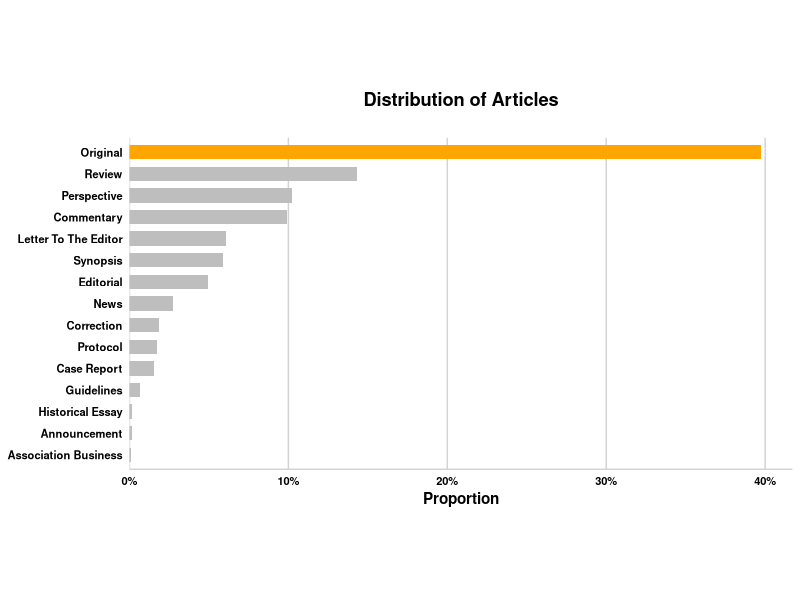
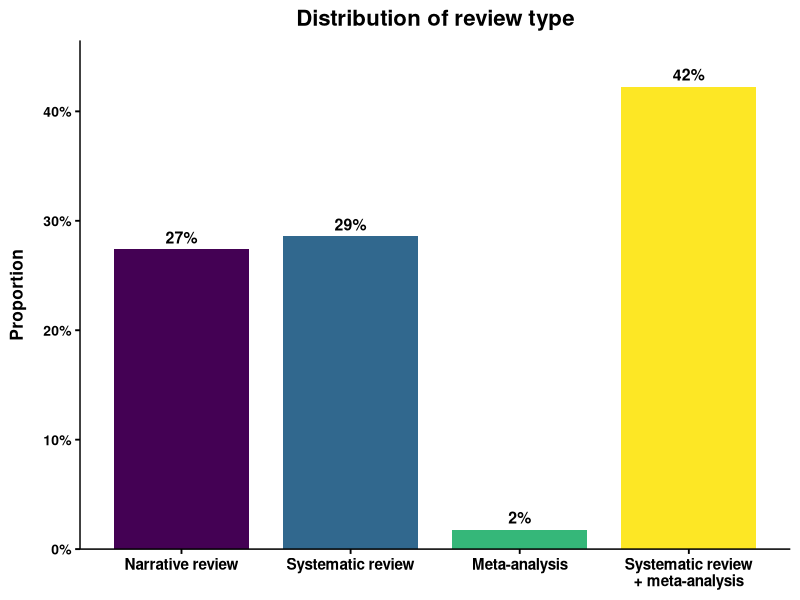
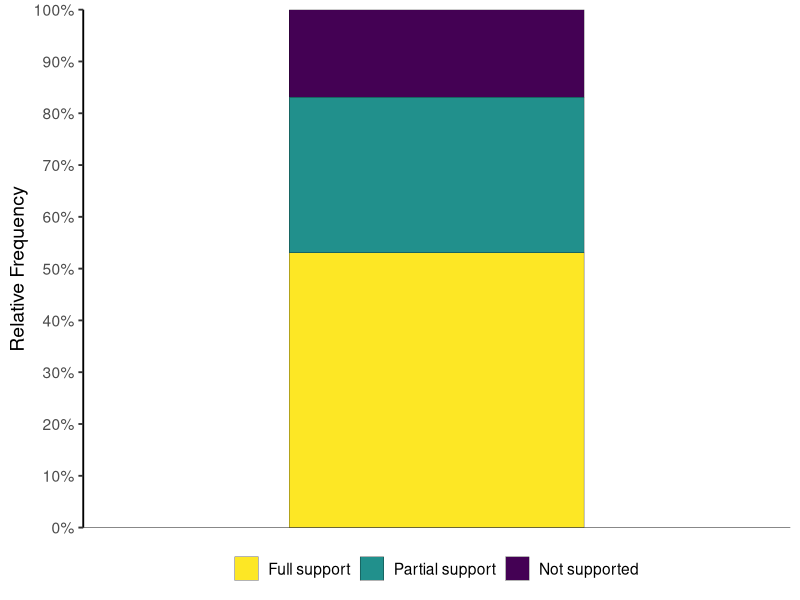
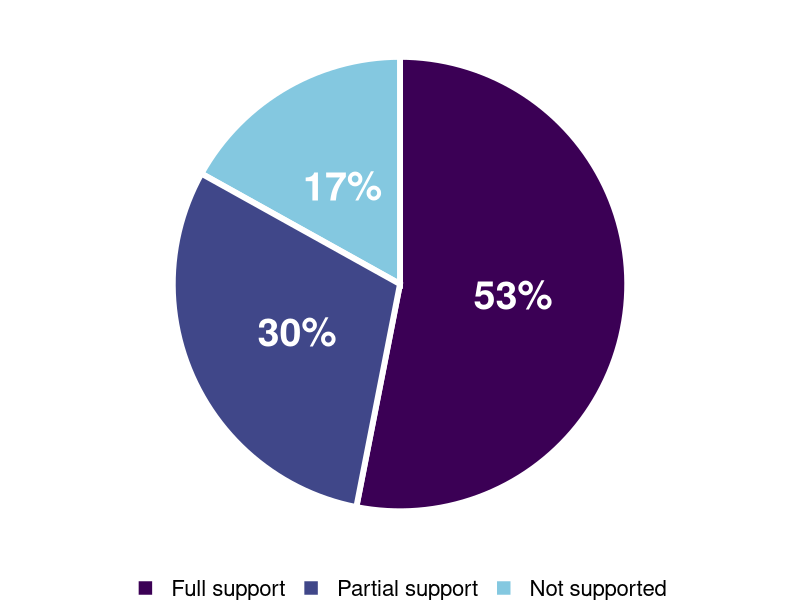
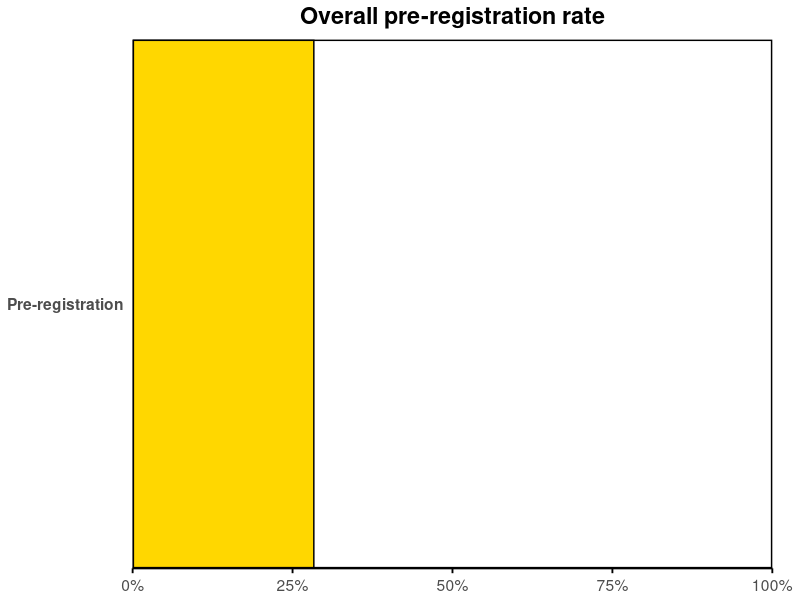
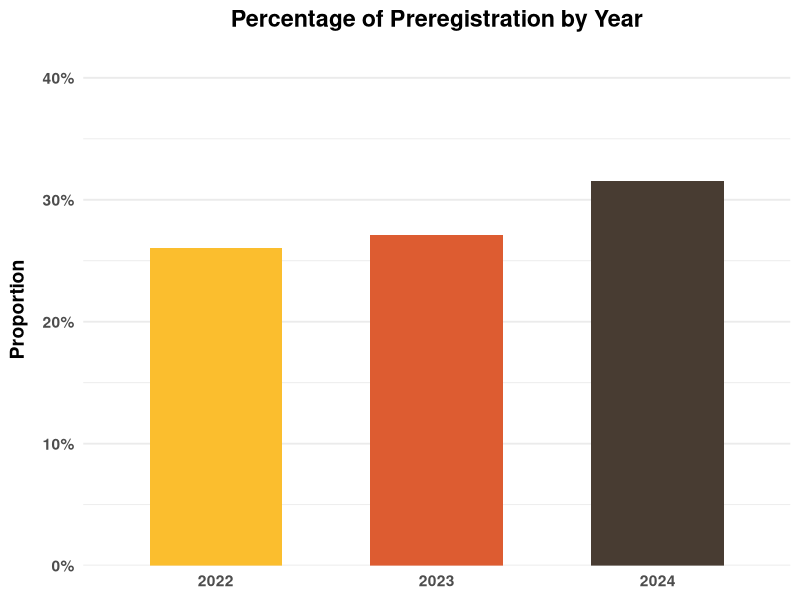
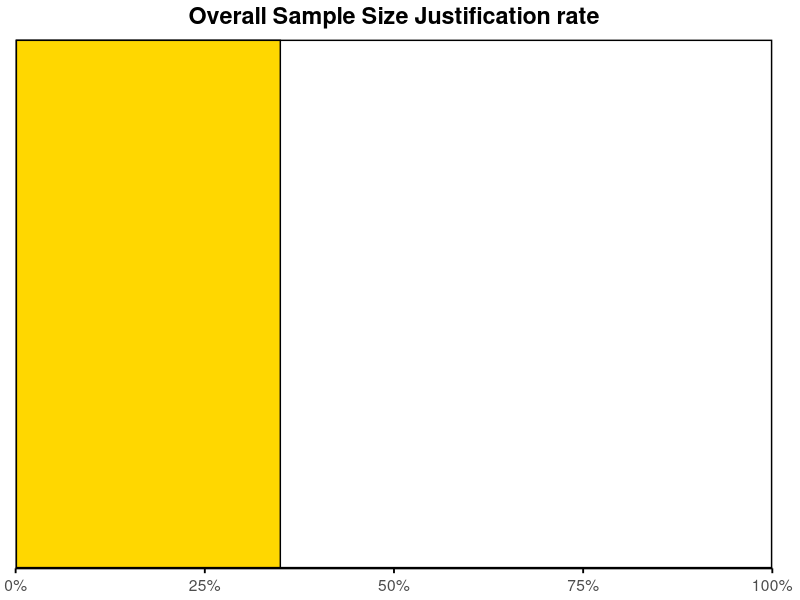
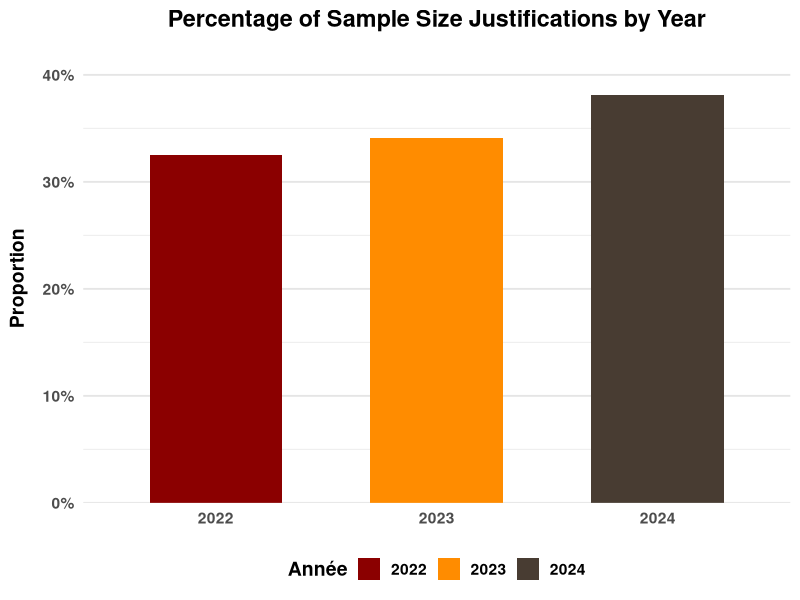

Write R code to recreate these figures, in order. (Note: this script raises an error after producing the figures.)
library(readxl)
library(ggplot2)
library(forcats)
library(dplyr)
library(scales)
library(stringr) 
library(purrr)
library(knitr)
library(tidyr)
library(writexl)

options(scipen = 999)

setwd() # SET YOUR WORKING DIRECTORY AS THE FOLDER WHERE YOU HAVE PUT THE "Analysis" FOLDER IN 

df<- read_excel("Analysis/PT Research Practices/PT-research practice validated.xlsx", sheet = "Data 2022+2023+2024")
View(df)

# ─────────────────────────────────────────────────────────────────────────────
#                 #### Define useful variable ####
# ─────────────────────────────────────────────────────────────────────────────
# Dataframe with only Original articles
val_orig <- df %>%
  filter(type == "Original")

# ─────────────────────────────────────────────────────────────────────────────
#                   #### Type of paper published ####
# ─────────────────────────────────────────────────────────────────────────────

# Settings to adjust
bar_height  <- 0.8  
bar_spacing <- 1.2   
aspect_ratio <- 0.5  

# check the unique values and their frequency of type
table(df$'type')

# Calculation of the distribution of article
data_counts <- df %>%
  count(type) %>%                      
  mutate(pct = n / sum(n)) %>%         
  arrange(pct) %>%                     
  mutate(
    type = factor(type, levels = type),
    highlight = ifelse(type == "Original", "Original", "Other"),
    y_pos = as.numeric(type) * bar_spacing
  )

# Plot data
plot_type_article <- ggplot(data_counts, aes(x = pct, y = y_pos, fill = highlight)) +
  geom_col(width = bar_height, orientation = "y") +
  scale_fill_manual(values = c(Original = "orange", Other = "grey"),
                    guide  = FALSE) +
  scale_x_continuous(
    breaks = seq(0, 0.5, by = 0.1),
    labels = percent_format(accuracy = 1),
    expand = expansion(mult = c(0, 0.05))
  ) +
  scale_y_continuous(
    breaks = data_counts$y_pos,
    labels = levels(data_counts$type),
    expand = expansion(add = bar_height / 2)
  ) +
  labs(
    title = "Distribution of Articles",
    x     = "Proportion",
    y     = NULL
  ) +
  theme_minimal() +
  theme(
    plot.title       = element_text(
      hjust   = 0.5,
      face    = "bold",
      margin  = margin(b = 20)  
    ),
    axis.line.x      = element_line(color = "lightgray"),
    panel.grid.major.x = element_line(color = "lightgray", size = 0.5),
    panel.grid.minor.x = element_blank(),
    panel.grid.major.y = element_blank(),
    panel.grid.minor.y = element_blank(),
    axis.title.x     = element_text(face = "bold"),
    axis.text.x      = element_text(size = 8, color = "black", face = "bold"),
    axis.text.y      = element_text(size = 8, color = "black", face = "bold"),
    aspect.ratio     = aspect_ratio,
  )
print(plot_type_article)

# ─────────────────────────────────────────────────────────────────────────────
#       #### Proportion of systematic review and meta analysis ####
# ─────────────────────────────────────────────────────────────────────────────

# check the unique values and their frequency 
table(df$`systematic review`)
table(df$`meta-analysis`)

# Settings to adjust
bar_height   <- 0.8  
bar_spacing  <- 1.2  
aspect_ratio <- 0.7  

# Filter review article
df_rev <- df %>% 
  filter(type == "Review")

# Calculation of the distribution of review type 
props_df <- df_rev %>%
  summarise(
    narrative     = mean(`systematic review` == "No"  & `meta-analysis` == "No",  na.rm = TRUE),
    sys_only      = mean(`systematic review` == "Yes" & `meta-analysis` == "No",  na.rm = TRUE),
    meta_only     = mean(`systematic review` == "No"  & `meta-analysis` == "Yes", na.rm = TRUE),
    sys_with_meta = mean(`systematic review` == "Yes" & `meta-analysis` == "Yes", na.rm = TRUE)
  ) %>%
  pivot_longer(
    cols = everything(),
    names_to = "review_type",
    values_to = "proportion"
  ) %>%
  mutate(
    review_type = recode(
      review_type,
      narrative     = "Narrative review",
      sys_only      = "Systematic review",
      meta_only     = "Meta-analysis",
      sys_with_meta = "Systematic review\n+ meta-analysis"
    ),
    review_type = factor(
      review_type,
      levels = c(
        "Narrative review",
        "Systematic review",
        "Meta-analysis",
        "Systematic review\n+ meta-analysis"
      )
    )
  )

# Display proportion table
print(props_df)

# Plot data
plot_review_distr <- ggplot(props_df, aes(
  x    = review_type,
  y    = proportion,
  fill = review_type
)) +
  geom_col(width = bar_height) +
  geom_text(aes(label = percent(proportion, accuracy = 1)),
            vjust = -0.5, size = 4, fontface = "bold") +
  scale_y_continuous(
    labels = percent_format(accuracy = 1),
    expand = expansion(mult = c(0, .1))
  ) +
  scale_fill_viridis_d(guide = FALSE) +
  labs(
    title = "Distribution of review type",
    x     = NULL,
    y     = "Proportion"
  ) +
  theme_minimal(base_size = 14) +
  theme(
    axis.line       = element_line(color = "#000000", linewidth = 0.5),
    axis.ticks      = element_line(color = "#000000"),
    axis.text.x     = element_text(size = 11, face = "bold", colour = "#000000"),
    axis.text.y     = element_text(size = 10, face = "bold", colour = "#000000"),
    axis.title.y    = element_text(size = 12.5, face = "bold", colour = "#000000", margin = margin(r = 12)),
    legend.position = "none",
    panel.grid.major = element_blank(),
    panel.grid.minor = element_blank(),
    plot.title      = element_text(hjust = 0.5, face = "bold", size = 16, colour = "#000000")
  )

plot_review_distr

# ─────────────────────────────────────────────────────────────────────────────
#                     #### Hypothesis test rate ####
# ─────────────────────────────────────────────────────────────────────────────

# check the unique values and their frequency 
table(val_orig$`hypo_tested`)

# Calculation of the number of original article that include hypothesis statement
tab_orig <- table(tolower(val_orig$hypo_tested), useNA = "no")
taux_yes <- tab_orig["yes"] / sum(tab_orig[c("yes","no")])
sprintf("Hypothesis test rate: %.1f%%", taux_yes * 100)


# ─────────────────────────────────────────────────────────────────────────────
#         #### Positive result rate & Level of hypothesis support ####
# ─────────────────────────────────────────────────────────────────────────────

# check the unique values and their frequency 
table(val_orig$support_hyp1)

# Calculation of distribution
df_support <- val_orig %>%
  mutate(
    support_clean = case_when(
      str_detect(support_hyp1, regex("full",    ignore_case = TRUE)) ~ "Full support",
      str_detect(support_hyp1, regex("partial", ignore_case = TRUE)) ~ "Partial support",
      str_detect(support_hyp1, regex("not",     ignore_case = TRUE)) ~ "Not supported",
      TRUE ~ NA_character_
    )
  ) %>%
  filter(!is.na(support_clean)) %>%
  count(support_clean) %>%
  mutate(pct = n / sum(n) * 100)

# Specify order on the chart 
levels_sup <- c("Full support", "Partial support", "Not supported")

# Plot bar chart
ggplot(df_support, aes(
  x    = factor(1),                                    
  y    = pct,                                          
  fill = factor(support_clean, levels = levels_sup)    
)) +
  geom_col(
    position = position_stack(reverse = TRUE),      
    width    = 0.5,
    color    = "black",
    size     = 0.1
  ) +
  scale_y_continuous(
    name   = "Relative Frequency",
    breaks = seq(0, 100, by = 10),
    labels = function(x) paste0(x, "%"),
    limits = c(0, 100),
    expand = c(0, 0)
  ) +
  scale_x_discrete(NULL, breaks = NULL) +
  geom_hline(yintercept = 0, color = "black", size = 0.3) +
  scale_fill_viridis_d(
    name   = NULL,    
    option = "D",     
    begin  = 1,     
    end    = 0,
  ) +
  theme_classic(base_size = 14) +
  theme(
    legend.position = "bottom",
    axis.line.x = element_blank()
  )

# Display value in %
df_support

# Plot pie chart
my_colors <- c(
  "Full support" = "#3B0055",   
  "Partial support" = "#404789",   
  "Not supported" = "#84C8E0"   
)

support_plot <- ggplot(df_support, aes(
  x    = factor(1),                                    
  y    = pct,                                          
  fill = factor(support_clean, levels = levels_sup)    
)) +
  geom_col(
    position = position_stack(reverse = TRUE),      
    width    = 1,
    color    = "white",
    size     = 2
  ) +
  coord_polar(theta = "y") +
  scale_fill_manual(
    values = my_colors,
    name   = NULL
  ) +
  geom_text(
    aes(label = paste0(round(pct), "%")), 
    position = position_stack(vjust = 0.5, reverse = TRUE),
    color = "white",
    fontface = "bold",
    size     = 10
  ) +
  theme_void(base_size = 20) +
  theme(
    legend.position = "bottom"
  )
print(support_plot)

# ─────────────────────────────────────────────────────────────────────────────
#                        #### Preregistration ####
# ─────────────────────────────────────────────────────────────────────────────

# check the unique values and their frequency 
table(df$prereg)

# Check the Websites used 
table(val_orig$prereg_link)

# ────────────────────────────    
       #### Overall ####
# ────────────────────────────

# Proportion of "Yes" among Original article
pct_yes <- df %>%
  filter(type == "Original", !is.na(prereg)) %>%
  summarise(p = sum(prereg == "Yes") / n()) %>%
  pull(p)

# Global rate
pct_global <- val_orig %>%
  summarise(p = sum(prereg == "Yes") / n()) %>%
  pull(p)
# Rate per year
pct_par_annee <- val_orig %>%
  group_by(year) %>%
  summarise(p = sum(prereg == "Yes") / n()) %>%
  arrange(year)
# Display
cat("Overall pre-registration rate : ",
    percent(pct_global, accuracy = 0.1), "\n\n",
    sep = "")

for(i in seq_len(nrow(pct_par_annee))) {
  cat("Pre-registration rate by year :\n")
  cat("  ", pct_par_annee$year[i], " : ",
      percent(pct_par_annee$p[i], accuracy = 0.1), "\n", sep = "")
}

# Plot data
plot_df <- tibble(
  Status = "Pre-registration",
  prop   = pct_yes
)

ggplot(plot_df, aes(x = prop, y = Status)) +
  geom_col(
    fill   = "gold",
    color  = "black",
    width  = 0.5
  ) +
  scale_x_continuous(
    limits = c(0, 1),
    expand = c(0, 0),
    labels = percent_format(accuracy = 1)
  ) +
  scale_y_discrete(expand = c(0, 0)) +
  labs(
    x     = NULL,
    y     = NULL,
    title = "Overall pre-registration rate"
  ) +
  theme_minimal(base_size = 14) +
  theme(
    panel.border     = element_rect(color = "black", fill = NA, size = 1),
    panel.grid       = element_blank(),
    axis.line.x      = element_line(),
    axis.ticks.x     = element_line(),
    axis.text.x      = element_text(vjust = 0.5),
    axis.text.y      = element_text(face = "bold"),
    plot.title       = element_text(hjust = 0.5, face = "bold"),
    plot.margin      = margin(5, 20, 5, 5)
  )

# ─────────────────────────────────────────
          #### By year ####
# ─────────────────────────────────────────

# Aggregation by year
prereg_summary_year <- df %>%
  filter(type == "Original") %>%
  group_by(year) %>%
  summarise(
    total   = n(),
    yes     = sum(tolower(prereg) == "yes"),
    .groups = "drop"
  ) %>%
  mutate(
    pct_yes = yes / total,
    year    = factor(year)
  )

# Plot the data
ggplot(prereg_summary_year, aes(x = year, y = pct_yes, fill = year)) +
  geom_col(width = 0.6) +
  scale_y_continuous(
    name   = "Proportion",
    labels = percent_format(accuracy = 1),
    limits = c(0, 0.4),
    expand = expansion(mult = c(0, 0.05))
  ) +
  scale_fill_manual(
    name   = "Année",
    values = c("2022" = "#FBBE2EFF",       
               "2023" = "#DD5C31FF",
               "2024" = "#483C32")
  ) +
  labs(
    x     = NULL,
    y     = NULL,
    title = "Percentage of Preregistration by Year"
  ) +
  theme_minimal(base_size = 14) +
  theme(
    plot.title         = element_text(hjust = 0.5, face = "bold", margin = margin(b = 15)),
    axis.text.x        = element_text(face = "bold"),
    axis.text.y        = element_text(face = "bold"),
    panel.grid.major.x = element_blank(),
    axis.title.y = element_text(
      margin = margin(r = 10),  
      face   = "bold"
    ),
    legend.position    = "none"
  )

# ─────────────────────────────────────────────────────────────────────────────
#                     #### Sample size justification ####
# ─────────────────────────────────────────────────────────────────────────────

# check the unique values and their frequency 
table(val_orig$n_justification)

# ────────────────────────────    
       #### Overall ####
# ────────────────────────────

# Proportion of "Yes" among Original article
pct_yes_justif <- val_orig %>%
  summarise(p = sum(n_justification == "Yes") / n()) %>%
  pull(p)

# Sample size justification rate
# Global rate
pct_global_nj <- val_orig  %>%
  summarise(p = sum(n_justification == "Yes") / n()) %>%
  pull(p)

# Rate per year
pct_par_annee_nj <- val_orig  %>%
  group_by(year) %>%
  summarise(p = sum(n_justification == "Yes") / n()) %>%
  arrange(year)

# Display
cat("Overall sample size justification rate : ",
    percent(pct_global_nj, accuracy = 0.1), "\n\n", sep = "")

for(i in seq_len(nrow(pct_par_annee_nj))) {
  cat("Sample size justification rate by year :\n")
  cat("  ", pct_par_annee_nj$year[i], " : ",
      percent(pct_par_annee_nj$p[i], accuracy = 0.1), "\n", sep = "")
}

# Plot data
plot_df_nj <- tibble(
  Status = "",
  prop   = pct_yes_justif
)

ggplot(plot_df_nj, aes(x = prop, y = Status)) +
  geom_col(
    fill   = "gold",
    color  = "black",
    width  = 0.5
  ) +
  scale_x_continuous(
    limits = c(0, 1),
    expand = c(0, 0),
    labels = percent_format(accuracy = 1)
  ) +
  scale_y_discrete(expand = c(0, 0)) +
  labs(
    x     = NULL,
    y     = NULL,
    title = "Overall Sample Size Justification rate"
  ) +
  theme_minimal(base_size = 14) +
  theme(
    panel.border       = element_rect(color = "black", fill = NA, size = 1),
    panel.grid         = element_blank(),
    axis.line.x        = element_line(),
    axis.ticks.x       = element_line(),
    axis.text.x        = element_text(vjust = 0.5),
    axis.text.y        = element_text(face = "bold"),
    plot.title         = element_text(hjust = 0.5, face = "bold"),
    plot.margin        = margin(5, 20, 5, 5)
  )

# ─────────────────────────────────────────
              #### By year ####
# ─────────────────────────────────────────
# Aggregation by year
justif_summary_year <- df %>%
  filter(type == "Original", !is.na(n_justification)) %>%
  group_by(year) %>%
  summarise(
    total = n(),
    yes   = sum(tolower(n_justification) == "yes"),
    .groups = "drop"
  ) %>%
  mutate(pct_yes = yes / total,
         year = factor(year))

# Plot the data
ggplot(justif_summary_year, aes(x = year, y = pct_yes, fill = year)) +
  geom_col(width = 0.6) +
  scale_y_continuous(
    name   = "Proportion",
    labels = percent_format(accuracy = 1),
    breaks = seq(0, 0.8, by = 0.1),
    limits = c(0, 0.4),
    expand = expansion(mult = c(0, 0.05))
  ) +
  scale_fill_manual(
    name   = "Année",
    values = c("2022" = "darkred",
               "2023" = "darkorange",
               "2024" = "#483C32")
  ) +
  labs(
    x     = NULL,
    title = "Percentage of Sample Size Justifications by Year"
  ) +
  theme_minimal(base_size = 14) +
  theme(
    plot.title       = element_text(hjust = 0.5, face = "bold", margin = margin(b = 15)),
    axis.text.x      = element_text(face = "bold"),
    axis.text.y      = element_text(face = "bold"),
    axis.title.y     = element_text(face = "bold", margin = margin(r = 10)),
    panel.grid.major.x = element_blank(),
    panel.grid.minor.x = element_blank(),
    panel.grid.major.y = element_line(color = "grey90"),
    legend.position  = "bottom",
    legend.title     = element_text(face = "bold"),
    legend.text      = element_text(face = "bold")
  )


# ───────────────────────────────────  
      #### Justification type ####
# ───────────────────────────────────
# check the unique values and their frequency 
table(val_orig$justification_type)

pie_data <- val_orig %>%
  filter(n_justification == "Yes") %>%
  count(justification_type) %>%
  mutate(
    justification_type = factor(
      justification_type,
      levels = c("Previous Study", "Pilot Study", "Benchmark")
    ),
    prop  = n / sum(n),
    label = scales::percent(prop)
  )

n_just_plot <- ggplot(data = pie_data, aes(x = "", y = prop, fill = justification_type)) +
  geom_col(width = 1, color = "white", size = 2) +
  coord_polar(theta = "y", direction = -1) +
  geom_text(aes(label = label), 
            position = position_stack(vjust = 0.5),
            color = "black", fontface = "bold", size = 8) +
  scale_fill_manual(
    name = NULL,
    values = c(
      "Pilot Study"         = "#C2DB1C",
      "Previous Study"     = "#9CD94C",
      "Benchmark"           = "#FFE631" 
          )
  ) +
  theme_void() +
  theme(
    legend.position = "bottom",
    legend.text     = element_text(size = 20),
    legend.title    = element_text(size = 13, face = "bold")
  )

plot(n_just_plot)

pie_data

# ─────────────────────────────────────────────────────────────────────────────
#  #### Distribution of n_justification by type of hypothesis support ####
# ─────────────────────────────────────────────────────────────────────────────

# Calculation of distribution
pct_support_nj <- val_orig %>%
  filter(
    hypo_tested   == "Yes",
    !is.na(n_justification),
    !is.na(support_hyp1),
  ) %>%
  filter(!is.na(support_hyp1)) %>%
  group_by(support_hyp1) %>%
  summarise(
    total   = n(),
    yes     = sum(tolower(n_justification) == "yes"),
    pct_yes = yes / total,
    .groups = "drop"
  ) %>%
  mutate(
    support_hyp1 = factor(
      support_hyp1,
      levels = c("Full support", "Partial support", "Not supported")
    )
  )
pct_support_nj

# Set the color
couleurs_support <- c(
  "Full support" = "#3B0055",   
  "Partial support" = "#404789",   
  "Not supported" = "#84C8E0"   
)

# Display
for(i in seq_len(nrow(pct_support_nj))) {
  cat("Percentage of sample size justification :\n")
  cat(
    sprintf("  %s : %s\n",
            levels(pct_support_nj$support_hyp1)[i],
            percent(pct_support_nj$pct_yes[i], accuracy = 0.1))
  )
}

# Plot the data
plot_just_by_support <- ggplot(pct_support_nj,
       aes(x = support_hyp1, y = pct_yes, fill = support_hyp1)) +
  geom_col(color = "black", width = 0.7) +       
  scale_x_discrete(drop = TRUE) +
  scale_y_continuous(
    labels = percent_format(accuracy = 1),
    expand = c(0, 0)
  ) +
  scale_fill_manual(
    values = couleurs_support,
    guide  = FALSE
  ) +
  labs(
    x     = NULL,
    y     = "Sample size justification",
    title = "Proportion of sample size justification by type of hypothesis support"
  ) +
  theme_minimal(base_size = 14) +
  theme(
    panel.border       = element_blank(),                
    panel.grid.major.y = element_blank(), 
    panel.grid.major.x = element_blank(),
     panel.grid.minor   = element_blank(),
    axis.line.x        = element_line(color = "black"),  
    axis.line.y        = element_line(color = "black"),
    axis.text.x     = element_text(color = "#000000", face = "bold"),
    axis.title.y     = element_text(face = "bold", color = "#000000", size = 16, margin = margin(r = 15)),
    axis.text.y     = element_text(size = 10, color = "#000000", face = "bold"),
    plot.title         = element_text(hjust = 0.5, face = "bold", margin = margin(b = 15))
  )

# ─────────────────────────────────────────────────────────────────────────────
#                     #### n across topic table ####
# ─────────────────────────────────────────────────────────────────────────────

# Adding topic names
topic_map <- tibble::tibble(
  category = 1:25,
  topic    = c(
    "Acute Care", "Balance Falls", "Cardiovascular Pulmonary", "Covid", "Diabetes",
    "Education", "Geriatrics", "Health Policy", "Implementation Science",
    "Integumentary", "Knowledge Translation", "LEAP", "Measurement",
    "Musculoskeletal", "Neurology", "Obesity", "Oncology", "Pain Management",
    "Pediatrics", "Pharmacology", "Prevention and Health Promotion",
    "Professional Issues", "Psychosocial", "Women Health", "Other"
  )
)

# Filter original article
df_orig <- df %>%
  left_join(topic_map, by = "category") %>%
  filter(type == "Original", topic != "Other") %>%
  mutate(across(c(n, women, men), ~ {
    x <- str_trim(as.character(.))             
    x[x %in% c("", "NA", "N/A", "na", "n/a")] <- NA  
    suppressWarnings(as.numeric(x))            
  }))

# Summary of information by topic 
  summary_by_topic <- df_orig %>%
  group_by(topic) %>%
  summarise(
    k         = n(),  
    Median      = median(n, na.rm = TRUE),
    SD        = sd(n, na.rm = TRUE),
    Min.      = min(n, na.rm = TRUE),
    Max.      = max(n, na.rm = TRUE),
    `% Women` = sum(women, na.rm = TRUE) / sum(n[!is.na(women)], na.rm = TRUE) * 100,
    `% Men`   = sum(men, na.rm = TRUE) / sum(n[!is.na(men)], na.rm = TRUE) * 100,
    .groups   = "drop"
  )

# Adding a Total line 
  total_row <- df_orig %>%
    summarise(
      topic = "Total",
      k     = n(),
      Median  = median(n, na.rm = TRUE),
      SD    = sd(n,   na.rm = TRUE),
      Min.  = min(n,  na.rm = TRUE),
      Max.  = max(n,  na.rm = TRUE),
      
      `% Women` = {
        df_gender <- df_orig %>% filter(topic != "Women Health")
        sum(df_gender$women, na.rm = TRUE) / sum(df_gender$n[!is.na(df_gender$women)], na.rm = TRUE) * 100
      },
      
      `% Men` = {
        df_gender <- df_orig %>% filter(topic != "Women Health")
        sum(df_gender$men, na.rm = TRUE) / sum(df_gender$n[!is.na(df_gender$men)], na.rm = TRUE) * 100
      }
    )

# Table creation
final_table <- bind_rows(summary_by_topic, total_row) %>%
  mutate(across(c(Median, SD, Min., Max., `% Women`, `% Men`), ~ round(.x, 1)))

kable(
  final_table,
  col.names = c("Topic", "k", "Median", "SD", "Min.", "Max.", "% Women", "% Men"),
  align     = c("l", rep("r", 7))
)

# Table exportation
write_xlsx(final_table,
           path = "...") # REPLACE BY YOUR PATH

# ─────────────────────────────────────────────────────────────────────────────
#               #### Sex distribution by research category ####
# ─────────────────────────────────────────────────────────────────────────────
# Convert Sex columns to long format and exclude women health
plot_data <- summary_by_topic %>%
  filter(topic != "Women Health") %>%
  pivot_longer(cols = c(`% Women`, `% Men`), 
               names_to = "Sex", 
               values_to = "Percentage") %>%
  mutate(Sex = factor(Sex, levels = c("% Women", "% Men")))

# Plot the data
sex_data <-  ggplot(plot_data, aes(x = topic, y = Percentage / 100, fill = Sex)) +
  geom_col(position = position_dodge(width = 0.7), width = 0.6, color = "black", size = 0.2) +
  scale_fill_manual(
    values = c("% Women" = "#D0F000", "% Men" = "#203174"),
    labels = c("Female", "Male")
  ) +
  scale_y_continuous(
    labels = percent_format(accuracy = 1),
    limits = c(0, 0.8),
    expand = expansion(mult = c(0, 0.05))
  ) +
  labs(
    x     = NULL,
    y     = "Participants",
    title = "Sex Distribution by Research Topic"
  ) +
  theme_minimal(base_size = 13) +
  theme(
    panel.grid.major.x = element_blank(),    
    axis.line.x        = element_line(color = "#000000"),     
    axis.ticks.x       = element_line(color = "#000000"),
    axis.text.x     = element_text(angle = 40, color = "#000000", face = "bold", hjust = 1),
    axis.title.y     = element_text(face = "bold", color = "#000000", size = 16),
    axis.text.y     = element_text(size = 10, color = "#000000", face = "bold"),
    plot.title      = element_text(hjust = 0.5, face = "bold"),
    legend.title    = element_blank(),
    legend.text      = element_text(face = "bold"),
    legend.position = "bottom"
  )

plot(sex_data)

# ─────────────────────────────────────────────────────────────────────────────
#              #### Hypothesis testing & Support by category ####
# ─────────────────────────────────────────────────────────────────────────────

# Remove "Other" category and filter by Original article's categories  
topic_map2 <- topic_map %>%
  slice(-25) %>%
  filter(category %in% (df %>% 
                          filter(type == "Original") %>% 
                          pull(category)
  )
  )

# Label construction
df2 <- val_orig %>%
  inner_join(topic_map2, by = "category") %>%
  mutate(
    topic_label = factor(
      topic,
      levels = topic_map2 %>%
        arrange(category) %>%
        pull(topic)
    )
  ) %>%
  filter(!is.na(topic_label))


# Chart A: Hypothesis tested
p1_counts <- df2 %>%
  count(topic_label, hypo_tested) %>%
  group_by(topic_label) %>%
  mutate(
    freq = n / sum(n),
    percent = freq * 100,
    total_n = sum(n)             
  ) %>%
  ungroup()

labels_with_n <- p1_counts %>%
  distinct(topic_label, total_n) %>%
  mutate(label = paste0(topic_label, " (k = ", total_n, ")")) %>%
  arrange(topic_label)

p1 <- ggplot(p1_counts, aes(x = topic_label, y = freq, fill = hypo_tested)) +
  geom_col(position = "fill", width = 0.7) +
  coord_flip() +
  scale_y_continuous(
    labels = scales::percent_format(accuracy = 1),
    expand = c(0, 0),                
    breaks = seq(0, 1, 0.25)         
  ) +
  scale_x_discrete(labels = labels_with_n$label) +
  scale_fill_manual(
    values = c("Yes" = "#3B0055", "No" = "#9D9D9D"),
    labels = c("Yes" = "Hypothesis", "No" = "No hypothesis"),
    name = NULL,
    guide  = guide_legend(reverse = TRUE) 
  ) +
  labs(x = NULL, y = NULL) +
  theme_minimal(base_size = 14) +
  theme(
    panel.grid.major.y = element_blank(),
    panel.grid.minor.y = element_blank(),
    axis.line.y = element_line(color = "black"),     
    axis.ticks.y = element_line(color = "black"),    
    axis.text.y  = element_text(size = 9, face = "bold", color = "black"),
    axis.text.x = element_text(face = "bold", color = "black"),
    axis.title.y = element_text(color = "black", size = 13, face = "bold"),
    axis.title.x = element_text(color = "black", size = 13, face = "bold"),
    legend.position = "bottom",
    legend.text  = element_text(size = 12, color = "black", face = "bold")
  )

print(p1)

# Chart B : Hypothesis support (Full / Partial / Not)
totals_p1 <- p1_counts %>%
  group_by(topic_label) %>%
  summarise(total_all = sum(n), .groups = "drop")

labels_with_n <- totals_p1 %>%
  mutate(label = paste0(topic_label, " (k = ", total_all, ")"))

p2_counts <- df2 %>%
  filter(hypo_tested == "Yes") %>%
  count(topic_label, support_hyp1) %>%
  group_by(topic_label) %>%
  mutate(freq = n / sum(n)) %>%
  ungroup() %>%
  mutate(
    support_hyp1 = factor(
      support_hyp1,
      levels = c("Full support", "Partial support", "Not supported")
    )
  ) %>%
  left_join(totals_p1, by = "topic_label")

lab_map <- setNames(labels_with_n$label, labels_with_n$topic_label)

p2 <- ggplot(p2_counts, aes(x = topic_label, y = freq, fill = support_hyp1)) +
  geom_col(position = position_fill(reverse = TRUE), width = 0.7) +
  coord_flip() +
  scale_y_continuous(
    labels = percent_format(accuracy = 1),
    expand = c(0, 0),
    breaks = seq(0, 1, 0.25)
  ) +
  scale_x_discrete(labels = lab_map) +
  scale_fill_manual(
    values = c(
      "Full support"    = "#3B0055",
      "Partial support" = "#406199",
      "Not supported"   = "#84C8E0" 
    ),
    name = NULL
  ) +
  labs(x = NULL, y = NULL) +
  theme_minimal(base_size = 14) +
  theme(
    panel.grid.major.y = element_blank(),
    panel.grid.minor.y = element_blank(),
    axis.line.y  = element_line(color = "black"),
    axis.ticks.y = element_line(color = "black"),
    axis.text.y  = element_text(size = 9, face = "bold", color = "black"),
    axis.text.x = element_text(face = "bold", color = "black"),
    axis.title.y = element_text(color = "black", size = 13, face = "bold"),
    legend.position = "bottom",
    legend.text  = element_text(size = 12, color = "black", face = "bold")
  )


print(p2)

# ─────────────────────────────────────────────────────────────────────────────
#                         #### Effect size ####
# ─────────────────────────────────────────────────────────────────────────────

# Overall reported effect size 
summary_yes <- df_quant %>%
  summarise(
    total       = n(),
    yes_count   = sum(effect_size == "Yes", na.rm = TRUE),
    prop_yes    = yes_count / total
  )
summary_yes %>%
  mutate(prop_yes = percent(prop_yes, accuracy = 0.1))


# ─────────────────────────────────────────────────────────────────────────────
#                  #### Statistical reporting ####
# ─────────────────────────────────────────────────────────────────────────────

# df_quant excludes qualitative studies
# check the unique values of sig_test and their frequency 
table(df_quant$sig_test)
table(df_quant$pval_type)
table(df_quant$pval_type)

# Proportion of quantitative original article with a hypothesis 
df_quant %>%
  summarise(
    n_total = n(),
    n_yes   = sum(hypo_tested == "Yes", na.rm = TRUE),
    prop_yes = mean(hypo_tested == "Yes", na.rm = TRUE),
    perc_yes = 100 * prop_yes
  )

# Proportion of positive results for quantitative original articles with a hypothesis
df_quant %>%
  filter(
    hypo_tested == "Yes",             
    !is.na(support_hyp1)              
  ) %>%
  count(support_hyp1) %>%
  mutate(
    proportion = n / sum(n),
    pourcentage = proportion * 100
  )

# Proportion of quantitative original article using significance testing 
df_quant %>%
  summarise(
    prop_yes = mean(sig_test == "Yes"),      
    perc_yes = mean(sig_test == "Yes") * 100  
  )

# Proportion of quantitative original article without hypothesis stated using sig testing
df_quant %>%
  filter(hypo_tested == "No") %>%
  summarise(
    prop_yes = mean(sig_test == "Yes"),       
    perc_yes = mean(sig_test == "Yes") * 100   
  )

# Proportion of pvalue type: exact, relative, mix of original article using significance testing
df_props <- df_quant %>%
  filter(
    sig_test == "Yes",
    !is.na(pval_type),
    pval_type %in% c("Exact", "Relative", "Mix")
  )

total_yes <- nrow(df_props)


df_props <- df_props %>%
  count(pval_type) %>%
  mutate(
    proportion = n / total_yes,
    pval_type = factor(pval_type, levels = c("Exact", "Relative", "Mix"))
  )

df_props

# Plot the data
plot_pval_type <- ggplot(df_props, aes(x = pval_type, y = proportion, fill = pval_type)) +
  geom_col(width = 0.6) +
  scale_fill_viridis_d(option = "D", name = "pval_type") +
  geom_text(aes(label = percent(proportion, accuracy = 1)),
            vjust = -0.5, size = 4, fontface = "bold") +
  scale_y_continuous(
    labels = percent_format(accuracy = 1),
    expand = expansion(mult = c(0, .1))
  ) +
  labs(
    x     = NULL,
    y     = "Proportion",
    title = "Distribution of pvalue types"
  ) +
  theme_minimal(base_size = 14) +
  theme(
    axis.line       = element_line(color = "#000000", linewidth = 0.5),
    axis.ticks      = element_line(color = "#000000"),
    axis.text.x     = element_text(size = 11, face = "bold", colour = "#000000"),
    axis.text.y     = element_text(size = 10, face = "bold", colour = "#000000"),
    axis.title.y    = element_text(size = 12.5, face = "bold", colour = "#000000", margin = margin(r = 12)),
    legend.position = "none",
    panel.grid.major = element_blank(),
    panel.grid.minor = element_blank(),
    plot.title      = element_text(hjust = 0.5, face = "bold", size = 16, colour = "#000000")
  )

plot_pval_type

# ─────────────────────────────────────────────────────────────────────────────
#                      #### Data Sharing ####
# ─────────────────────────────────────────────────────────────────────────────

# ─────────────────────────────────────────────────────────────
      #### Data availability statement ####
# ─────────────────────────────────────────────────────────────

# check the unique values and their frequency 
table(val_orig$data_state)

# Calculation of the proportion among original articles
avail <- val_orig %>%
  summarise(
    total       = n(),                               
    yes_count   = sum(tolower(data_state) == "yes"), 
    proportion  = yes_count / total                  
  )

print(avail)

# ─────────────────────────────────
       #### Open data ####
# ─────────────────────────────────

# check the unique values and their frequency 
table(val_orig$open_data)

# Calculation of overall open data proportion
open_data <- val_orig %>%
  filter(!is.na(open_data)) %>%                             
  summarise(
    total      = n(),                                       
    yes_count  = sum(tolower(open_data) == "yes"),          
    proportion = yes_count / total                          
  )

open_data

# Calculation of the proportion among original articles by year
open_data_year <- val_orig %>%
  filter(!is.na(open_data)) %>%                             
  group_by(year) %>%                                        
  summarise(
    total      = n(),                                       
    yes_count  = sum(tolower(open_data) == "yes"),          
    proportion = yes_count / total                          
  ) %>%
  ungroup()

# Plot the data
ggplot(open_data_year, aes(
  x    = factor(year),
  y    = proportion,
  fill = factor(year)                                     
)) +
  geom_col(color = "black", size = 0.2, width = 0.6) +        
  scale_fill_viridis_d(option = "D", name = "Année") +       
  scale_y_continuous(
    labels = percent_format(accuracy = 1),
    limits = c(0, 0.2),
    expand = expansion(c(0, 0.05))
  ) +
  labs(
    title = "Proportion of Open Data by year",
    x     = "Year",
    y     = "Proportion"
  ) +
  theme_minimal(base_size = 14) +
  theme(
    panel.grid.major.x = element_blank(),    
    panel.grid.minor.x = element_blank(),    
    axis.title.x        = element_text(face = "bold"),
    axis.text.x        = element_text(face = "bold"),
    axis.title.y        = element_text(face = "bold"),
    legend.position    = "none",
    plot.title         = element_text(hjust = 0.5, face = "bold", margin = margin(b = 10))
  )

résumé_data

# ─────────────────────────────────────────────────────────────────────────────
#                           #### Preprint ####
# ─────────────────────────────────────────────────────────────────────────────

# check the unique values and their frequency 
table(val_orig$preprint)

# Calculation of preprint proportion 
preprint <- val_orig %>%
  filter(!is.na(preprint)) %>%                            
  summarise(
    total             = n(),                              
    yes_preprint      = sum(tolower(preprint) == "yes"),  
    prop_yes_preprint = yes_preprint / total              
  )

print(preprint)

# ─────────────────────────────────────────────────────────────────────────────
#    #### Days elapsed between preprint and final publication ####
# ─────────────────────────────────────────────────────────────────────────────

days <- as.numeric(val_orig$`days from preprint`[val_orig$preprint == "Yes"],
                   units = "days")

mean_days <- mean(days, na.rm = TRUE)
sd_days   <- sd(days,   na.rm = TRUE)
n         <- sum(!is.na(days))

cat(sprintf("Preprint → publication : mean = %.1f days, SD = %.1f (n = %d)\n",
            mean_days, sd_days, n))

# ─────────────────────────────────────────────────────────────────────────────
#                  #### Average publication delay ####
# ─────────────────────────────────────────────────────────────────────────────
# Conversion into days and filtering of NA
val_orig3 <- val_orig %>%
  mutate(
    days = as.numeric(`days from submission`, units = "days")
  ) %>%
  filter(!is.na(days))


# Overall mean and standard deviation
overall_stats <- val_orig3 %>%
  summarise(
    avg_days = mean(days, na.rm = TRUE),
    sd_days  = sd(days,   na.rm = TRUE)
  )

# Display
cat("Average overall publication time:", round(overall_stats$avg_days, 1), "days\n")
cat("Standard deviation:", round(overall_stats$sd_days, 1), "days\n")


# ─────────────────────────────────────────────────────────────────────────────
#                  #### Summary figure ####
# ─────────────────────────────────────────────────────────────────────────────

# Add the combined variable "data_upon_request"
val_mod <- val_orig %>%
  mutate(
    data_upon_request = ifelse(
      data_state == "Yes" & open_data != "Yes", "Yes", "No"
    )
  )

practice_cols <- c(
  "data_upon_request",       
  "open_data", 
  "replication", 
  "preprint",
  "registered_report",
  "prereg", 
  "n_justification", 
  "hypo_tested"
)

df_long <- val_mod %>%
  select(any_of(practice_cols)) %>%
  pivot_longer(cols = everything(), names_to = "Practice", values_to = "Response") %>%
  mutate(yes = ifelse(tolower(Response) == "yes", 1, 0)) %>%
  group_by(Practice) %>%
  summarise(n = sum(yes)) %>%
  mutate(Proportion = n / nrow(val_mod))

# Add missing categories (set to 0 if absent)
expected_practices <- tibble(Practice = practice_cols)
df_long <- expected_practices %>%
  left_join(df_long, by = "Practice") %>%
  mutate(
    n = replace_na(n, 0),
    Proportion = replace_na(Proportion, 0)
  )

# Create formatted labels
df_long <- df_long %>%
  mutate(
    Practice_label = factor(Practice,
                            levels = practice_cols,
                            labels = c(
                              "Data\nupon request",        
                              "Open data",
                              "Replication",
                              "Preprint",
                              "Registered\nreport",
                              "Pre-registration",
                              "Sample size\njustification",
                              "Hypotheses"
                            )
    ),
    Percent = paste0(round(Proportion * 100), "%")
  )

# Plot data
plot_sum <- ggplot(df_long, aes(x = Practice_label, y = Proportion, fill = Practice_label)) +
  geom_col(width = 0.7) +
  geom_text(aes(label = Percent), vjust = -0.5, fontface = "bold", size = 6, color = "black") +
  scale_y_continuous(
    labels = scales::percent_format(accuracy = 1),
    limits = c(0, 0.4),
    breaks = seq(0, 0.5, by = 0.25),
    expand = expansion(mult = c(0, 0.05))
  ) +
  scale_fill_manual(values = c(
    "Data\nupon request"            = "#2c5d9f",
    "Open data"                     = "#177199",
    "Replication"                   = "#999999",
    "Preprint"                      = "#555555",
    "Registered\nreport"            = "#777777",
    "Pre-registration"              = "#1AA2A3",
    "Sample size\njustification"    = "#9CD94C",
    "Hypotheses"                    = "#3B0A4F"
  )) +
  labs(
    x = NULL,
    y = "Original articles",
    title = "Research Practices"
  ) +
  theme_classic(base_size = 14) +
  theme(
    axis.line       = element_line(color = "#000000", size = 0.5),
    axis.ticks      = element_line(color = "#000000"),
    axis.text.x     = element_text(size = 12, face = "bold", colour = "#000000"),
    axis.text.y     = element_text(size = 10, face = "bold", colour = "#000000"),
    axis.title.y    = element_text(size = 13.5, face = "bold", colour = "#000000", margin = margin(r = 12)),
    legend.position = "none",
    panel.grid.major = element_blank(),
    panel.grid.minor = element_blank(),
    plot.title      = element_text(hjust = 0.5, face = "bold", size = 16, colour = "#000000")
  )

print(plot_sum)

ggsave("C:/Users/franc/OneDrive - University of Ottawa/Doctorat Ottawa/3 - Article editing/Research practices' paper/Manuscript/Figures/summary research practice.png", plot = plot_sum, width = 12, height = 4, dpi = 600)
